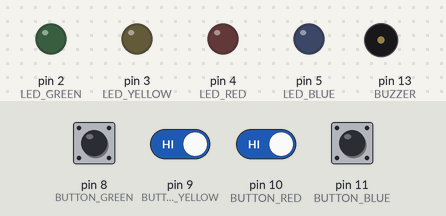
Bench run of a sketch on a simulated Arduino Uno, built with avr-gcc and run on an emulated ATmega328P. Parts: output pins drawn as LEDs (lit = HIGH), buzzer (waves = sounding). Dashed ring = blinking. The test bench sets the inputs (shaded band); at power-on: pin 8 (BUTTON_GREEN), pin 9 (BUTTON_YELLOW), pin 10 (BUTTON_RED), pin 11 (BUTTON_BLUE) HIGH. Random numbers use the default seed unless the sketch sets one.

Above: at 3.8 s.
3.9 s: pin 8 (BUTTON_GREEN) pulled LOW for 0.65 s
At 4.05 s:
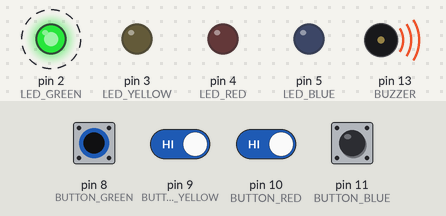
At 4.8 s:
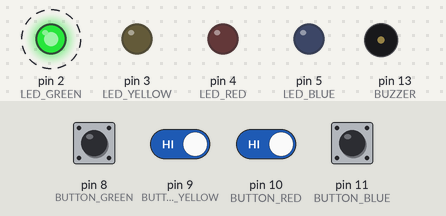
7.7 s: pin 9 (BUTTON_YELLOW) driven LOW and pin 10 (BUTTON_RED) driven LOW
At 11.8 s:
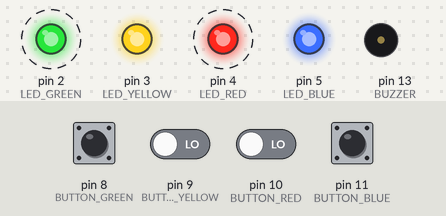
Timing chart, 0 to 19.9 s (numbered marks = the images above; inputs shaded):
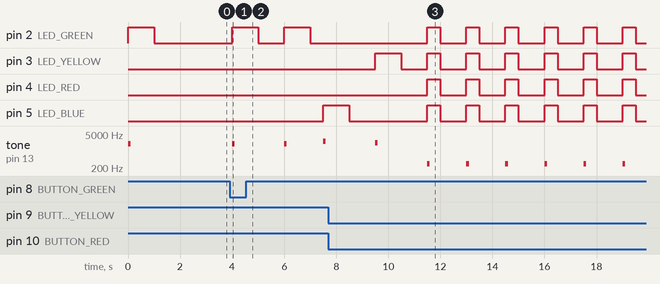

Measured:
- after the input at 3.9 s, pin 2 (LED_GREEN): alternates HIGH for 1.0 s and LOW for 1.0 s, starting after 0.10 s; pin 5 (LED_BLUE): LOW → HIGH after 3.6 s; tone on pin 13 (BUZZER): plays 2000 Hz for 0.10 s, 2000 Hz for 0.10 s, 2500 Hz for 0.10 s, starting after 0.10 s
- after the input at 7.7 s, pin 2 (LED_GREEN): alternates HIGH for 0.50 s and LOW for 1.0 s, starting after 3.8 s; pin 3 (LED_YELLOW): LOW → HIGH after 1.8 s, then repeats every 1.5 s: LOW 1.0 s, HIGH 0.50 s

The sketch:

curso_alura_do_zero_ao_jogo.ino
```cpp
// Constantes - Sem ponto e vírgula

// LEDs
#define LED_GREEN 2
#define LED_YELLOW 3
#define LED_RED 4
#define LED_BLUE 5

// Botões
#define BUTTON_GREEN 8
#define BUTTON_YELLOW 9
#define BUTTON_RED 10
#define BUTTON_BLUE 11

// Buzzer
#define BUZZER 13

#define UNDEFINED -1 // Para diferenciar das portas válidas

// Timers
#define UM_SEGUNDO 1000
#define MEIO_SEGUNDO 500

#define TAMANHO_SEQUENCIA 4

// Variáveis

int sequenciaLuzes[TAMANHO_SEQUENCIA];
int rodada = 0;
int leds_respondidos= 0;

enum Estados{
  PRONTO_PROX_RODADA,      // 0
  USUARIO_RESPONDENDO,     // 1
  JOGO_FINALIZADO_SUCESSO, // 2
  JOGO_FINALIZADO_FALHA    // 3
};


void setup(){ // Método chamado ao iniciar

  iniciaPortas();
  iniciaJogo();

}

void iniciaPortas(){

  // Monitor
  Serial.begin(9600); // Habilitando terminal de Log

  // LEDs
  pinMode(LED_GREEN,OUTPUT);  // Porta onde está conectado = 2, Saída
  pinMode(LED_YELLOW,OUTPUT); // Porta onde está conectado = 3, Saída
  pinMode(LED_RED,OUTPUT);    // Porta onde está conectado = 4, Saída
  pinMode(LED_BLUE,OUTPUT);   // Porta onde está conectado = 5, Saída

  //Botões
  pinMode(BUTTON_GREEN,  INPUT_PULLUP); // PULLUP => Informa que o Arduino deve usar seu resistor interno
  pinMode(BUTTON_YELLOW, INPUT_PULLUP);
  pinMode(BUTTON_RED,    INPUT_PULLUP);
  pinMode(BUTTON_BLUE,   INPUT_PULLUP);

  //Buzzer
  pinMode(BUZZER, OUTPUT);

}

void iniciaJogo(){

  int game = analogRead(0); // Lê a porta analógica aberta que vai passar valores aleatórios
  randomSeed(game); // Atribui valor aleatório á função random()

  for(int i = 0; i < TAMANHO_SEQUENCIA; i++) { // Uma cor aleatória para cada posição
    sequenciaLuzes[i] = sorteiaCor();
  }

}

int sorteiaCor(){
  return random(LED_GREEN, LED_BLUE + 1); // DE 2 ATÉ 5
}

void loop(){

  switch(estadoAtual()) {

  case PRONTO_PROX_RODADA: //executa funções próxima rodada
    preparaNovaRodada();
  break;

  case USUARIO_RESPONDENDO:
    processaRespostaUsuario();
  break;

  case JOGO_FINALIZADO_SUCESSO:
    jogoFinalizadoSucesso();
  break;

  case JOGO_FINALIZADO_FALHA:
    jogoFinalizadoFalha();
  break;
  }

  delay(MEIO_SEGUNDO);
}

void preparaNovaRodada(){

  rodada++; // Incrementa a rodada
  leds_respondidos = 0; // limpa os LEDs respondidos para nova rodada
  if(rodada <= TAMANHO_SEQUENCIA){ // Se ainda está dentro das rodadas, assim não toca os LEDs depois de acabar o jogo
     tocaLedsRodada(); // Pisca os LEDs dessa rodada
  }

}

void processaRespostaUsuario(){

  int resposta = checaRespostaJogador(); // Pega o clique do usuário

  if(resposta == UNDEFINED){ // Se ele ainda não respondeu ele segura
    return;
  }

  if(resposta == sequenciaLuzes[leds_respondidos]){ // Se acertou
    leds_respondidos++;
  }else{
    rodada = TAMANHO_SEQUENCIA +2; // Vai dar falha no estadoAtual()
  }

}

int estadoAtual(){ // Retorna o estado atual do jogo

  if(rodada <= TAMANHO_SEQUENCIA){ // se a sequencia ainda é maior que a rodada
    if(leds_respondidos == rodada) { // se já respondeu todos os LEDs
       return PRONTO_PROX_RODADA; // Avança de rodada
     }else{ // Se ainda falta responder
       return USUARIO_RESPONDENDO; // Aguarda
    }
  }else if(rodada == TAMANHO_SEQUENCIA +1){ // Se passou pela tamanho da sequência +1 ele terminou a última fase
    return JOGO_FINALIZADO_SUCESSO;
  }else{ // Senão ele errou a cor e perdeu
    return JOGO_FINALIZADO_FALHA;
  }

}

void tocaLedsRodada(){ // Mostra a sequência atual

  for(int i = 0; i < rodada; i++){
    piscaLed(sequenciaLuzes[i]);
  }

}

void jogoFinalizadoSucesso(){ // Na sequência

  tocaSom(3000); // Som de vitória

  piscaLed(LED_GREEN);
  piscaLed(LED_YELLOW);
  piscaLed(LED_RED);
  piscaLed(LED_BLUE);
  delay(MEIO_SEGUNDO);

}

void jogoFinalizadoFalha(){ // Todos juntos

  tocaSom(300); // Som de derrota

  digitalWrite(LED_GREEN, HIGH);
  digitalWrite(LED_YELLOW, HIGH);
  digitalWrite(LED_RED, HIGH);
  digitalWrite(LED_BLUE, HIGH);

  delay(MEIO_SEGUNDO);

  digitalWrite(LED_GREEN, LOW);
  digitalWrite(LED_YELLOW, LOW);
  digitalWrite(LED_RED, LOW);
  digitalWrite(LED_BLUE, LOW);

  delay(MEIO_SEGUNDO);

}

int piscaLed(int led){ // Recebe o LED que deve piscar

  verificaSomDoLed(led); // Som ao piscar
  digitalWrite(led,HIGH); // Acende o led
  delay(UM_SEGUNDO); // espera 1s para apagar
  digitalWrite(led,LOW); // Apaga o led
  delay(MEIO_SEGUNDO); // espera 1s para acender
  return led; // Retorna o valor do LED

}

void tocaSom(int frequencia){ // Sons do jogo
  tone(BUZZER, frequencia, 100); // Componente, frequência, timer
}

void verificaSomDoLed(int portaLed){

  switch (portaLed) {
    case LED_GREEN:
      tocaSom(2000);
      break;
    case LED_YELLOW:
      tocaSom(2200);
      break;
    case LED_RED:
      tocaSom(2400);
      break;
    case LED_BLUE:
      tocaSom(2500);
      break;
  }

}

int checaRespostaJogador(){ // Retorna o botão pressionado

    if(digitalRead(BUTTON_GREEN) == LOW){
        return piscaLed(LED_GREEN); // Pisca o LED correspondente e retorna ele
    }
    if(digitalRead(BUTTON_YELLOW) == LOW){
        return piscaLed(LED_YELLOW);
    }
    if(digitalRead(BUTTON_RED) == LOW){
        return piscaLed(LED_RED);
    }
    if(digitalRead(BUTTON_BLUE) == LOW){
        return piscaLed(LED_BLUE);
    }

    return UNDEFINED; // Se nada foi pressionado retorna uma porta inválida

}
```
